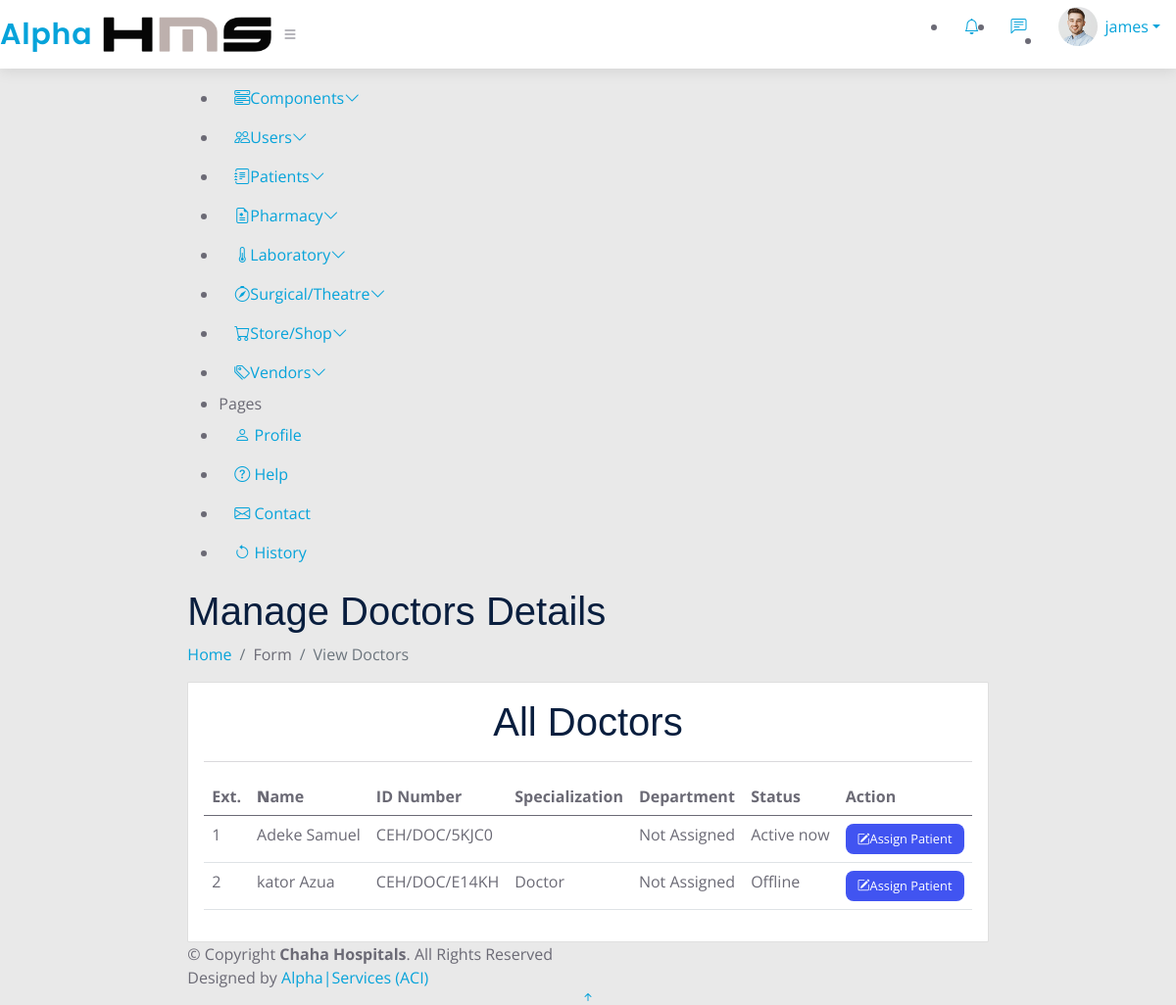
Page /Admin/assign-patient.php (signed in) on the committed database.
### tables this page shows
CREATE TABLE `users` (
  `id` bigint(255) UNSIGNED NOT NULL,
  `admin_id` varchar(20) DEFAULT NULL,
  `firstname` varchar(50) NOT NULL,
  `lastname` varchar(50) NOT NULL,
  `username` varchar(20) NOT NULL,
  `gender` varchar(8) NOT NULL,
  `email` varchar(255) NOT NULL,
  `phone` varchar(15) NOT NULL,
  `addr` varchar(50) DEFAULT NULL,
  `city` varchar(50) DEFAULT NULL,
  `password` varchar(255) NOT NULL,
  `avatar` varchar(400) NOT NULL,
  `userfield` varchar(50) NOT NULL,
  `user_mode` varchar(20) DEFAULT NULL,
  `terms` varchar(11) NOT NULL,
  `subscription_start_date` datetime DEFAULT NULL,
  `status` varchar(20) DEFAULT NULL,
  `role` varchar(20) NOT NULL,
  `reset_token_hash` varchar(64) DEFAULT NULL,
  `reset_token_expiration` datetime DEFAULT NULL
);

CREATE TABLE `doctors` (
  `id` bigint(255) UNSIGNED NOT NULL,
  `admin_id` bigint(255) UNSIGNED DEFAULT NULL,
  `firstname` varchar(50) DEFAULT NULL,
  `lastname` varchar(50) DEFAULT NULL,
  `doc_number` varchar(200) DEFAULT NULL,
  `email` varchar(255) DEFAULT NULL,
  `password` varchar(255) DEFAULT NULL,
  `role` varchar(20) DEFAULT NULL,
  `department` varchar(50) NOT NULL,
  `company_name` varchar(50) DEFAULT NULL,
  `job` varchar(50) DEFAULT NULL,
  `avatar` varchar(255) DEFAULT NULL,
  `doc_about` text DEFAULT NULL,
  `doc_gender` varchar(8) DEFAULT NULL,
  `doc_addr` varchar(200) DEFAULT NULL,
  `doc_city` varchar(200) DEFAULT NULL,
  `doc_phone` varchar(20) DEFAULT NULL,
  `facebook` varchar(200) DEFAULT NULL,
  `twitter` varchar(200) DEFAULT NULL,
  `instagram` varchar(200) DEFAULT NULL,
  `linkedin` varchar(200) DEFAULT NULL,
  `relationship` varchar(20) DEFAULT NULL,
  `reset_token_hash` varchar(64) DEFAULT NULL,
  `reset_token_expiration` datetime DEFAULT NULL,
  `status` varchar(11) DEFAULT NULL,
  `date_time` timestamp NOT NULL DEFAULT current_timestamp()
);

### Admin/assign-patient.php (the view, shortened to what this page needs)
<?php
include '../partials/dashboardheader.php';
  $query = "SELECT * FROM doctors ORDER BY firstname ASC";
  $users = mysqli_query($connection, $query);
  $cnt = 1;
 ?>
    <?php include 'sidebar.php'; ?>
  <main id="main" class="main">
    <div class="pagetitle">
      <h1>Manage Doctors Details</h1>
      <nav>
        <ol class="breadcrumb">
          <li class="breadcrumb-item"><a href="index.php">Home</a></li>
          <li class="breadcrumb-item">Form</li>
          <li class="breadcrumb-item active">View Doctors</li>
        </ol>
      </nav>
    </div>
    <section class="section">
      <div class="row">
        <div class="col-lg-12">
          <div class="card">
            <div class="card-body">
              <h1 class="text-center card-title">All Doctors</h1>
              <hr>
              <?php if (mysqli_num_rows($users) > 0) : ?>
              <table class="table datatable">
                <thead>
                  <tr>
                    <th>Ext.</th>
                    <th>
                      <b>N</b>ame
                    </th>
                    <th>ID Number</th>
                    <th>Specialization</th>
                    <th>Department</th>
                    <th>Status</th>
                    <th>Action</th>
                  </tr>
                </thead>
                <tbody>
                  <?php while ($user = mysqli_fetch_assoc($users)) : ?>
                  <tr>
                    <td><?= $cnt; ?></td>
                    <td><?="{$user['firstname']} {$user['lastname']}"?></td>
                    <td><?=$user['doc_number']?></td>
                    <td><?=$user['job']?></td>
                    <td><?= $user['department'] ?></td>
                    <td><?= $user['status'] ?></td>
                    <td>
                      <a href="assign-patient-single.php?id=<?= $user['id']?>" class="btn sm view"><i class="bi bi-pencil-square"></i>Assign Patient</a>
                   </td>
                  </tr>
                  <?php $cnt=$cnt+1; endwhile ?>
                  </tbody>
              </table>
              <?php else : ?>
                <div class="alert_message error text-center"><?= "No Doctors List found" ?></div>
              <?php endif ?>
            </div>
          </div>
        </div>
      </div>
    </section>
  </main>
<?php include '../partials/dashboardfooter.php'; ?>

### partials/dashboardheader.php (shortened to what this page needs)
<?php
require '../config/database.php';
if(isset($_SESSION['user-id'])) {
    $id = filter_var($_SESSION['user-id'], FILTER_SANITIZE_NUMBER_INT);
    $query = "SELECT * FROM users WHERE id=$id";
    $user_result =  mysqli_query($connection, $query);
    $user = mysqli_fetch_assoc($user_result);
  }else{
    header('location:'.ROOT_URL. 'signin.php');
      die();
  }
  ?>
<!DOCTYPE php>
<php lang="en">
<head>
  <link href="assets/vendor/bootstrap/css/bootstrap.min.css" rel="stylesheet">
  <link href="<?=ROOT_URL?>assets/vendor/bootstrap-icons/bootstrap-icons.css" rel="stylesheet">
  <link href="assets/vendor/simple-datatables/style.css" rel="stylesheet">
  <link href="assets/css/style.css" rel="stylesheet">
  <link rel="stylesheet" href="<?=ROOT_URL?>alpha.css/header.css">
</head>
<body>
  <header id="header" class="header fixed-top d-flex align-items-center">
    <div class="d-flex align-items-center justify-content-between">
      <a href="<?=ROOT_URL?>index.php" class="logo d-flex align-items-center">
        <span class="d-none d-lg-block">Alpha</span>
        <img src="<?=ROOT_URL?>img/logo-dark.png" alt="">
      </a>
      <i class="bi bi-list toggle-sidebar-btn"></i>
    </div>
    <nav class="header-nav ms-auto">
      <ul class="d-flex align-items-center">
        <li class="nav-item dropdown">
          <a class="nav-link nav-icon" href="#" data-bs-toggle="dropdown">
            <i class="bi bi-bell"></i>
          </a>
        </li>
        <li class="nav-item dropdown">
          <a class="nav-link nav-icon" href="#" data-bs-toggle="dropdown">
            <i class="bi bi-chat-left-text"></i>
          </a>
        </li>
        <li class="nav-item dropdown pe-3">
          <a class="nav-link nav-profile d-flex align-items-center pe-0" href="#" data-bs-toggle="dropdown">
            <img src="<?= ROOT_URL . 'images/' . $user['avatar'] ?>" alt="Profile" class="rounded-circle" style="width: 2.5rem; height: 2.5rem; border-radius: 50%; overflow: hidden;">
            <span class="d-none d-md-block dropdown-toggle ps-2"><?=$user['username']?></span>
          </a>
        </li>
      </ul>
    </nav>
  </header>

### alpha.css/style.css (style rules this page uses)
* { margin: 0; padding: 0; box-sizing: border-box; text-decoration: none; }
body { display: flex; align-items: center; justify-content: center; min-height: 100vh; background: #e9e9e9; }

### alpha.css/header.css (style rules this page uses)
#header { background: #fff; transition: all 0.5s; z-index: 997; height: 86px; box-shadow: 0px 2px 15px rgba(0, 0, 0, 0.1); }
#header.fixed-top { height: 70px; }
#header .logo { font-size: 30px; margin: 0; padding: 0; line-height: 1; font-weight: 600; letter-spacing: 0.8px; font-family: "Poppins", sans-serif; }
#header .logo img { max-height: 40px; }
.btn.sm { display: inline-block; width: fit-content; padding: 0.3rem 0.7rem; background-color: #0ab3abc2; border-radius: 0.5rem; cursor: pointer; transition: all 300ms ease; color: #fff; font-size: 0.8rem; }
.btn.view { background: #4154f1; }

### rows in the picture
users: avatar (picture), username "james"
doctors: firstname "Adeke", lastname "Samuel", doc_number "CEH/DOC/5KJC0", department "Not Assigned", status "Active now"
doctors: firstname "kator", lastname "Azua", doc_number "CEH/DOC/E14KH", job "Doctor", department "Not Assigned", status "Offline"
